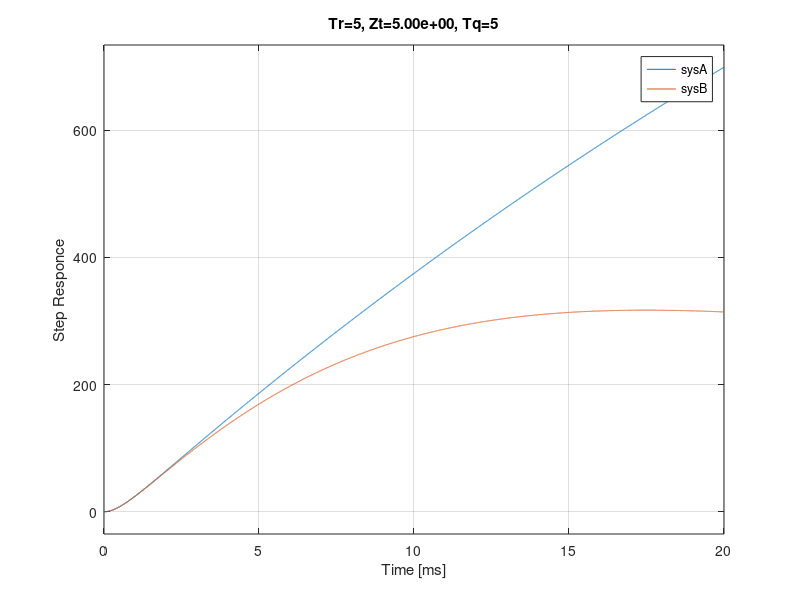

The MATLAB script that drew this image:
pkg load control;
close all;
clear all;

t = 0.005;
tr = input("INPUT;tr=");
zt = input("INPUT;zt=");
tq = input("INPUT;tq=");
Kt = 0.61;
Ktn = 0.6;
J = 0.0071;
Jn = 0.007;
Kp = J / (Kt*tr^2);
Kd = 2*zt*tr*Kp;
Kp
Kd

P = tf([Kt],[J,0,0]);
P
Pn = tf([Ktn],[Jn,0,0]);
Q = tf([1],[tq^2,2*tq,1]);
Q
sysKp = tf(Kp);
sysKp
sysKd = tf([Kd,0],[t,1]);
sysKd
C = sysKp + sysKd;
sysA = Pn / (1 + Pn*C);
sysB=Pn * (1 - Q) / (1 + Pn*C);

step(sysA,sysB);
xlabel("Time [ms]");
ylabel("Step Responce")
name = ["Tr=", mat2str(tr), ", Zt=", num2str(zt, '%.2e'), ", Tq=", mat2str(tq)];
title(strcat(name));
print -dpdf "file.pdf"
